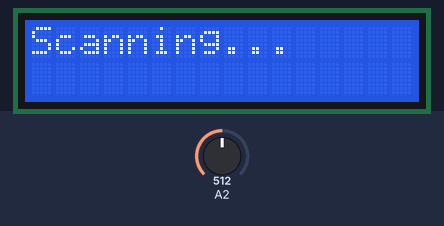
A sketch run on a simulated Arduino Uno, built with avr-gcc and run on an emulated ATmega328P. On the bench: 16×2 character LCD. The inputs (shaded band) are chosen by the test bench; at power-on: A2 = 512.

Above: at 7.4 s.
At 9.2 s:
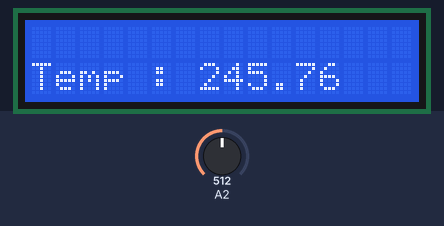
9.3 s: A2 set to 716
At 10.8 s:
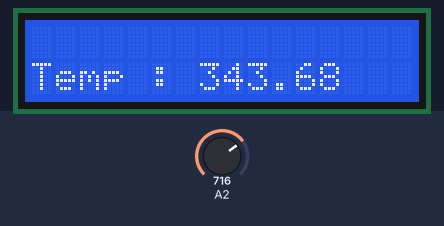
12.5 s: A2 set to 900
At 13.8 s:
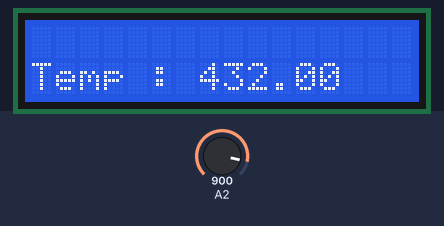
15.5 s: A2 set to 1023
At 16.7 s:
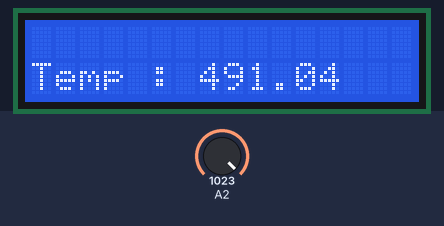
Timing chart, 0 to 18.5 s (numbered marks = the images above; inputs shaded):
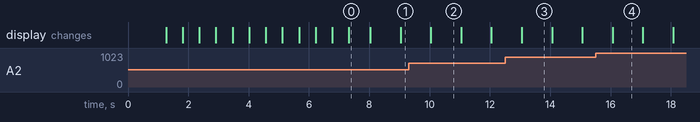

The sketch:

LCD.ino
```cpp
#include <LiquidCrystal.h>
LiquidCrystal lcd(13, 11, 2, 3, 5, 7); //(RS,E,D4,D5,D6,D7)

int i, j;
float temp, adc;

void setup() {
  lcd.begin(16, 2); //(X,Y)
  Serial.begin(9600);
  analogReference(DEFAULT);   //Vref = 5V
  //analogReference(INTERNAL);    //Vref = 1.1V

  lcd.clear();
  delay(1200);
  lcd.print("Scanning");
  for (j = 0; j <3; j++) {
    for (i = 0; i <4; i++) {
      delay(550);
      lcd.print(".");
    }
    lcd.clear();
    lcd.print("Scanning");
  }
  lcd.print("...");
  delay(150);
  lcd.clear();
}


void loop() {
  adc = analogRead(A2);
  temp = (4.8*adc)/10;     //Vref = 5V
  //tc = (1.07*adc)/10;  //Vref = 1.1V
  lcd.setCursor(0,1);
  lcd.print("Temp : ");
  lcd.print(temp);

  delay(1000);
  lcd.clear();
}
```

Measured:
- after the input at 9.3 s, the display: first differs from a run without the input after 0.74 s (image 2)
- after the input at 12.5 s, the display: first differs from a run without the input after 0.56 s (image 3)
- after the input at 15.5 s, the display: first differs from a run without the input after 0.57 s (image 4)
- what the display in image 0 shows lasts 0.7 s, from 7.3 s to 8.0 s
- what the display in image 2 shows lasts 1.0 s, from 10.0 s to 11.0 s
